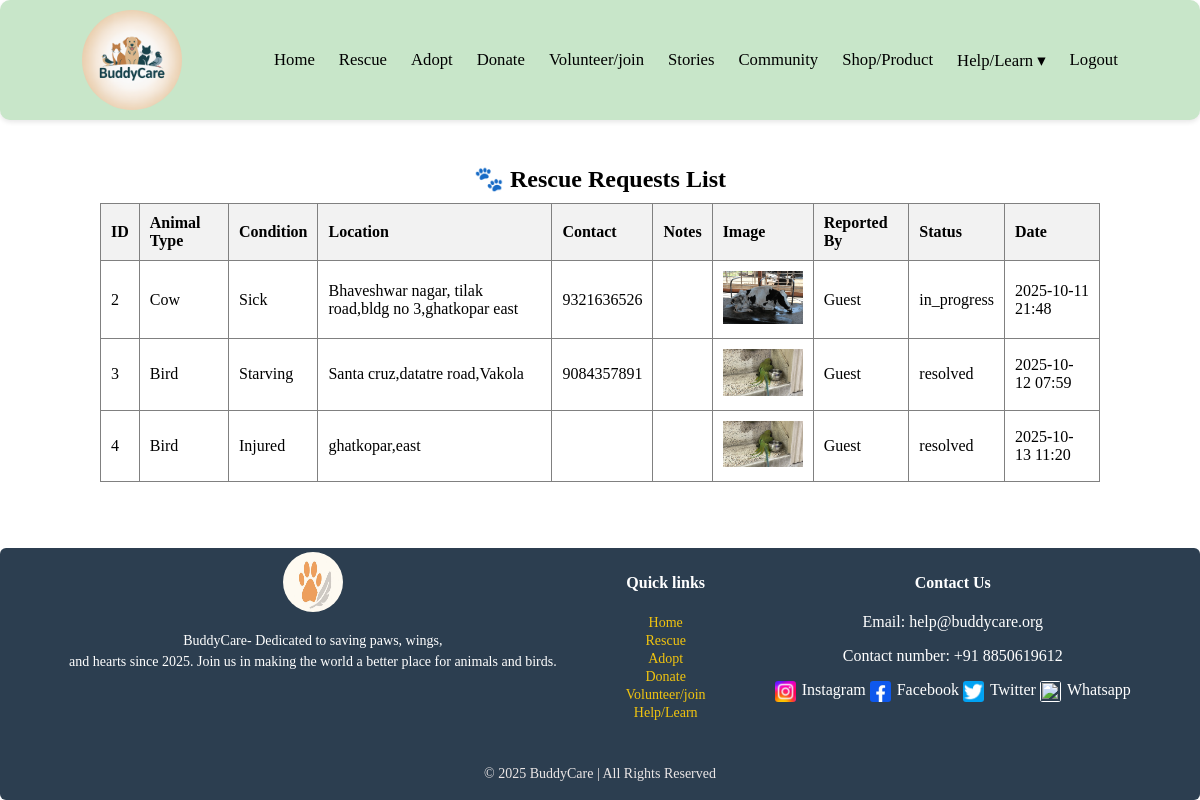
Page /rescue/list/ (signed in) on the committed database.
### rescueapp/models.py (models this page shows, shortened)
class RescueRequest(models.Model):
    ANIMAL_CHOICES = [
        ('Dog','Dog'),('Cat','Cat'),('Bird','Bird'),('Cow','Cow'),('Other','Other')
    ]
    CONDITION_CHOICES = [
        ('Injured','Injured'),('Sick','Sick'),('Starving','Starving'),
        ('Abandoned','Abandoned'),('Trapped','Trapped'),('Other','Other')
    ]
    STATUS_CHOICES = [
        ('pending','Pending'),
        ('assigned','Assigned'),
        ('in_progress','In Progress'),
        ('resolved','Resolved'),
        ('closed','Closed'),
    ]
    user = models.ForeignKey(settings.AUTH_USER_MODEL, null=True, blank=True, on_delete=models.SET_NULL, related_name='reports')
    animal_type = models.CharField(max_length=32, choices=ANIMAL_CHOICES)
    condition = models.CharField(max_length=32, choices=CONDITION_CHOICES)
    location = models.TextField()
    contact = models.CharField(max_length=50, blank=True)
    notes = models.TextField(blank=True)
    image = models.ImageField(upload_to='rescues/')
    status = models.CharField(max_length=20, choices=STATUS_CHOICES, default='pending')
    assigned_volunteer = models.ForeignKey(
        Volunteer,
        null=True,
        blank=True,
        on_delete=models.SET_NULL,
        related_name='assigned_rescues'
    )
    created_at = models.DateTimeField(auto_now_add=True)
    updated_at = models.DateTimeField(auto_now=True)

### rescueapp/views.py (the view)
# urls.py: path('list/', views.rescue_list_view, name='rescue_list'),
@login_required
def rescue_list_view(request):
    if request.user.is_staff or getattr(request.user, 'is_volunteer', False):
        rescue_requests = RescueRequest.objects.all()
        return render(request, 'rescueapp/rescue_list.html', {'rescue_requests': rescue_requests})
    else:
        messages.warning(request, "You must be an admin or volunteer to see the rescue list.")
        return redirect('rescue_page')

### rescueapp/templates/rescueapp/rescue_list.html
{% extends 'base.html' %}
{% load static %}
{% block mycontent %}
<div style="max-width: 1000px; margin: 30px auto; padding: 20px; text-align: center;margin-top: 5px;">
    <h2 style="margin-bottom: 10px;">🐾 Rescue Requests List</h2>
    {% if rescue_requests %}
        <table border="1" cellpadding="10" cellspacing="0" style="width: 100%; border-collapse: collapse; text-align: left; margin: 0 auto;">
            <thead style="background-color: #f2f2f2;">
                <tr>
                    <th>ID</th>
                    <th>Animal Type</th>
                    <th>Condition</th>
                    <th>Location</th>
                    <th>Contact</th>
                    <th>Notes</th>
                    <th>Image</th>
                    <th>Reported By</th>
                    <th>Status</th>
                    <th>Date</th>
                </tr>
            </thead>
            <tbody>
                {% for rescue in rescue_requests %}
                <tr>
                    <td>{{ rescue.id }}</td>
                    <td>{{ rescue.animal_type }}</td>
                    <td>{{ rescue.condition }}</td>
                    <td>{{ rescue.location }}</td>
                    <td>{{ rescue.contact }}</td>
                    <td>{{ rescue.notes }}</td>
                    <td>
                        {% if rescue.image %}
                            <img src="{{ rescue.image.url }}" alt="Rescue Image" width="80">
                        {% else %}
                            No Image
                        {% endif %}
                    </td>
                    <td>
                        {% if rescue.user %}
                            {{ rescue.user.username }}
                        {% else %}
                            Guest
                        {% endif %}
                    </td>
                    <td>{{ rescue.status }}</td>
                    <td>{{ rescue.created_at|date:"Y-m-d H:i" }}</td>
                </tr>
                {% endfor %}
            </tbody>
        </table>
    {% else %}
        <p style="text-align:center; color:gray;">No rescue requests yet.</p>
    {% endif %}
</div>
{% endblock %}

### templates/base.html (shortened to what this page needs)
{% load static %}
<!DOCTYPE html>
<html lang="en">
<head>
    <link rel="stylesheet" href="{% static 'css/style.css' %}">
</head>
<body>
    <header>
        <nav class="navbar">
            <div class="logo">
                <img src="{% static 'images/bcarelogo.webp' %}">
            </div>
            <ul class="links" style="list-style:none; display: flex;justify-content: space-evenly;">
                <li><a href="{% url 'home' %}">Home</a></li>
                <li><a href="{%url 'rescue_page' %}">Rescue</a></li>
                <li><a href="{%url 'adopt_page' %}">Adopt</a></li>
                <li><a href="{%url 'donate' %}">Donate</a></li>
                <li><a href="{%url 'volunteer' %}">Volunteer/join</a></li>
                <li><a href="{%url 'stories' %}">Stories</a></li>
                <li><a href="">Community</a></li>
                <li><a href="">Shop/Product</a></li>
                <li class="dropdown">
                    <a href="{% url 'learn' %}">Help/Learn ▾</a>
                </li>
                {% if user.is_authenticated %}
                <li><a href="{% url 'logout' %}">Logout</a></li>
                {% else %}
                <li><a href="{% url 'login' %}">Login</a></li>
                <li><a href="{% url 'signup' %}">Signup</a></li>
                {% endif %}
            </ul>
        </nav>
    </header>
    <div class="main-content">
        {% block mycontent %}
        {% endblock %}
    </div>
    <footer class="fotter">
        <div class="about">
            <a href=""><img src="{% static 'images/pawfeather.jpg' %}"></a>
            <p style="font-size: 14px; line-height: 1.5;">
                BuddyCare- Dedicated to saving paws, wings,<br>
                and hearts since 2025. Join us in making
                the world a better place for animals and birds.
            </p>
        </div>
        <div class="footerlinks">
            <h4>Quick links</h4>
            <ul style=" list-style: none; padding: 0;">
                <li><a href="{% url 'home' %}">Home</a></li>
                <li><a href="{%url 'rescue_page' %}">Rescue</a></li>
                <li><a href="{%url 'adopt_page' %}">Adopt</a></li>
                <li><a href="{%url 'donate' %}">Donate</a></li>
                <li><a href="{%url 'volunteer' %}">Volunteer/join</a></li>
                <li><a href="{%url 'learn' %}">Help/Learn</a></li>
        </div>
        <div class="contactinfo">
            <h4>Contact Us</h4>
            <p>Email: help@buddycare.org</p>
            <p>Contact number: +91 8850619612</p>
            <div class="socialicones">
                <a href=""><img src="{% static 'images/ilogo.jpg' %}">Instagram</a>
                <a href=""><img src="{% static 'images/flogo.jpg' %}">Facebook</a>
                <a href=""><img src="{% static 'images/tlogo.jpg' %}">Twitter</a>
                <a href=""><img src="{% static 'images/wlogo.jpg' %}">Whatsapp</a>
            </div>
        </div>
        <div class="bottom">
            <p>© 2025 BuddyCare | All Rights Reserved</p>
        </div>
    </footer>
</body>
</html>

### static/css/style.css (style rules this page uses)
.navbar { display: flex; justify-content: flex-start; align-items: center; padding: 10px 32px; border-radius: 10px; background: #C8E6C9; gap: 40px; box-shadow: 0 2px 5px rgba(0,0,0,0.1); font-size: 16.7px; }
body { min-height: 100vh; display: flex; flex-direction: column; margin: 0; }
.main-content { flex: 1; }
.logo { display: flex; align-items: center; gap: 10px; margin-left: 50px; }
.logo img { width: 100px; height: 100px; border-radius: 50%; }
.links li a { text-decoration: none; color: black; padding: 6px 12px; border-radius: 6px; transition: all 0.3s ease; }
.fotter { background-color: #2c3e50; color: #fff; padding: 4px 0; text-align: center; border-radius: 6px; display: flex; flex-wrap: wrap; justify-content: space-evenly; }
.about img { width: 60px; height: 60px; border-radius: 50%; }
.footerlinks ul li a { color: #f1c40f; text-decoration: none; font-size:14px; }
.socialicones a { color:white; display: inline-block; text-decoration: none; }
.socialicones img { width: 21px; height: 21px; margin-right: 6px; vertical-align: middle; border-radius:3px; }
.bottom { width: 100%; text-align: center; margin-top: 10px; padding-top: 5px; font-size: 14px; color: #ebe6e6; }
.navbar .dropdown { position: relative; }

### rows in the picture
RescueRequest: id "2", animal_type "Cow", condition "Sick", location "Bhaveshwar nagar, tilak road,bldg no 3,ghatkopar east", contact "9321636526", image (picture), shows "Guest", status "in_progress", created_at "2025-10-11 21:48"
RescueRequest: id "3", animal_type "Bird", condition "Starving", location "Santa cruz,datatre road,Vakola", contact "9084357891", image (picture), shows "Guest", status "resolved", created_at "2025-10-12 07:59"
RescueRequest: id "4", animal_type "Bird", condition "Injured", location "ghatkopar,east", image (picture), shows "Guest", status "resolved", created_at "2025-10-13 11:20"
